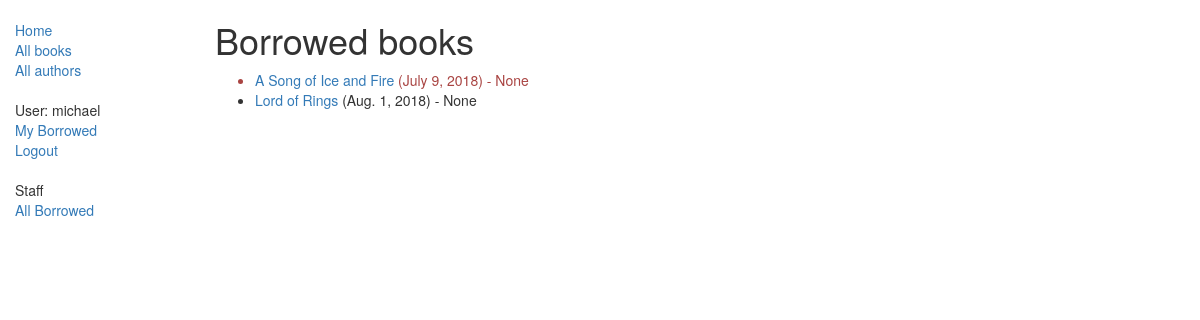
/catalog/borrowed/ (signed in), run on an earlier commit of the app's database.
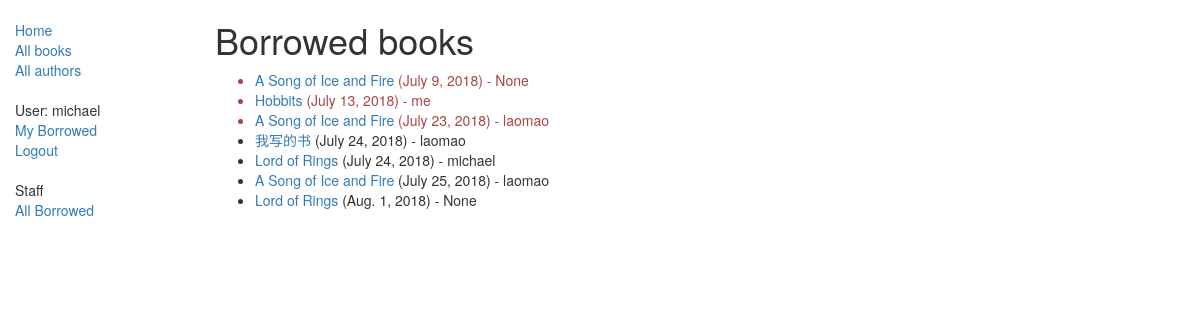
And on a later commit of the database.
### catalog/models.py (models this page shows, shortened)
class BookInstance(models.Model):
    id = models.UUIDField(primary_key=True, default=uuid.uuid4, help_text="Unique ID for this particular book across whole library")
    book = models.ForeignKey('Book', on_delete=models.SET_NULL, null=True)
    imprint = models.CharField(max_length=200)
    due_back = models.DateField(null=True, blank=True)
    borrower = models.ForeignKey(User, on_delete=models.SET_NULL, null=True, blank=True)
    LOAN_STATUS = (
        ('m', 'Maintenance'),
        ('o', 'On loan'),
        ('a', 'Available'),
        ('r', 'Reserved'),
    )
    status = models.CharField(max_length=1, choices=LOAN_STATUS, blank=True, default='m', help_text='Book availability')
    class Meta:
        ordering = ["due_back"]
        permissions = (("can_mark_returned", "Set book as returned"),)
    @property
    def is_overdue(self):
        if self.due_back and date.today() > self.due_back:
            return True
        return False

class Book(models.Model):
    title = models.CharField(max_length=200)
    author = models.ForeignKey('Author', on_delete=models.SET_NULL, null=True)
    summary = models.TextField(max_length=1000, help_text="Enter a brief description of the book")
    isbn = models.CharField('ISBN',max_length=13, help_text='13 Character <a href="https://www.isbn-international.org/content/what-isbn">ISBN number</a>')
    genre = models.ManyToManyField(Genre, help_text="Select a genre for this book")
    def display_genre(self):
        """
        Creates a string for the Genre. This is required to display genre in Admin.
        """
        return ', '.join([ genre.name for genre in self.genre.all()[:3] ])
    display_genre.short_description = 'Genre'

### catalog/views.py (the view)
# urls.py: path('borrowed/', views.LoanedBooksListView.as_view(), name='all-borrowed'),
class LoanedBooksListView(PermissionRequiredMixin, generic.ListView):
    model = BookInstance
    template_name = 'catalog/bookinstance_list_borrowed_user.html'
    paginate_by = 10
    permission_required = 'catalog.can_mark_returned'
    def get_queryset(self):
        return BookInstance.objects.filter(status__exact='o').order_by('due_back')

### catalog/templates/catalog/bookinstance_list_borrowed_user.html
{% extends "base_generic.html" %}
{% block content %}
    <h1>Borrowed books</h1>
    {% if bookinstance_list %}
    <ul>
      {% for bookinst in bookinstance_list %}
      <li class="{% if bookinst.is_overdue %}text-danger{% endif %}">
        <a href="{% url 'book-detail' bookinst.book.pk %}">{{bookinst.book.title}}</a> ({{ bookinst.due_back }}) - {{ bookinst.borrower }}
      </li>
      {% endfor %}
    </ul>
    {% else %}
      <p>There are no books borrowed.</p>
    {% endif %}
{% endblock %}

### catalog/templates/base_generic.html (shortened to what this page needs)
<!DOCTYPE html>
<html lang="en">
<head>
  <link rel="stylesheet" href="https://maxcdn.bootstrapcdn.com/bootstrap/3.3.7/css/bootstrap.min.css">
  {% load static %}
  <link rel="stylesheet" href="{% static 'css/styles.css' %}">
</head>
<body>
  <div class="container-fluid">
    <div class="row">
      <div class="col-sm-2">
      {% block sidebar %}
      <ul class="sidebar-nav">
          <li><a href="{% url 'index' %}">Home</a></li>
          <li><a href="{% url 'books' %}">All books</a></li>
          <li><a href="{% url 'authors' %}">All authors</a></li>
      </ul>
      <ul class="sidebar-nav">
          {% if user.is_authenticated %}
          <li>User: {{ user.get_username }}</li>
          <li><a href="{% url 'my-borrowed' %}">My Borrowed</a></li>
          <li><a href="{% url 'logout'%}?next={{request.path}}">Logout</a></li>
          {% else %}
          <li><a href="{% url 'login'%}?next={{request.path}}">Login</a></li>
          {% endif %}
      </ul>
      <ul class="sidebar-nav">
          <li>Staff</li>
          <li><a href="{% url 'all-borrowed' %}">All Borrowed</a></li>
      </ul>
      {% endblock %}
      </div>
      <div class="col-sm-10 ">
      {% block content %}{% endblock %}
      </div>
    </div>
  </div>
</body>
</html>

### catalog/static/css/styles.css (style rules this page uses)
.sidebar-nav { margin-top: 20px; padding: 0; list-style: none; }

What changed in the data, as far as the page shows it:
added BookInstance: book "Hobbits", due_back "July 13, 2018", borrower "me"
added BookInstance: book "A Song of Ice and Fire", due_back "July 23, 2018", borrower "laomao"
added BookInstance: book "我写的书", due_back "July 24, 2018", borrower "laomao"
added BookInstance: book "Lord of Rings", due_back "July 24, 2018", borrower "michael"
added BookInstance: book "A Song of Ice and Fire", due_back "July 25, 2018", borrower "laomao"
